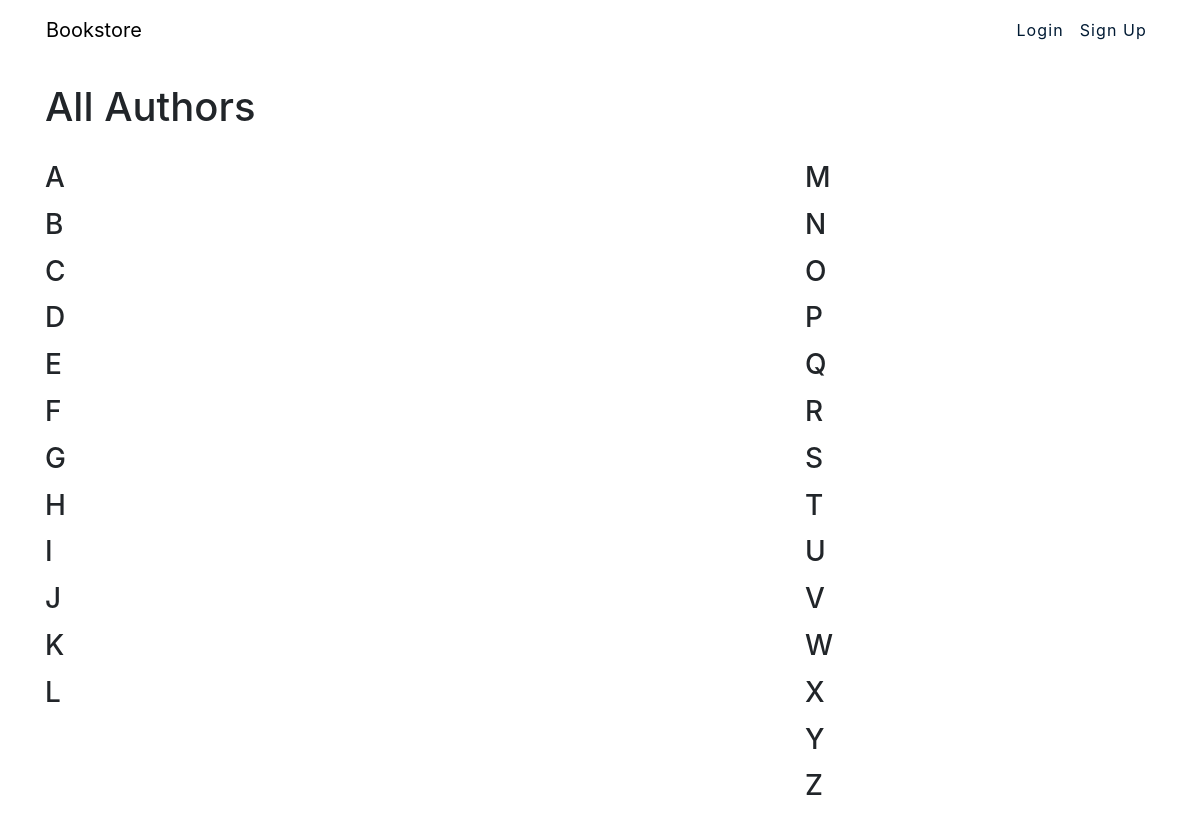
/books/authors/, run on an earlier commit of the app's database.
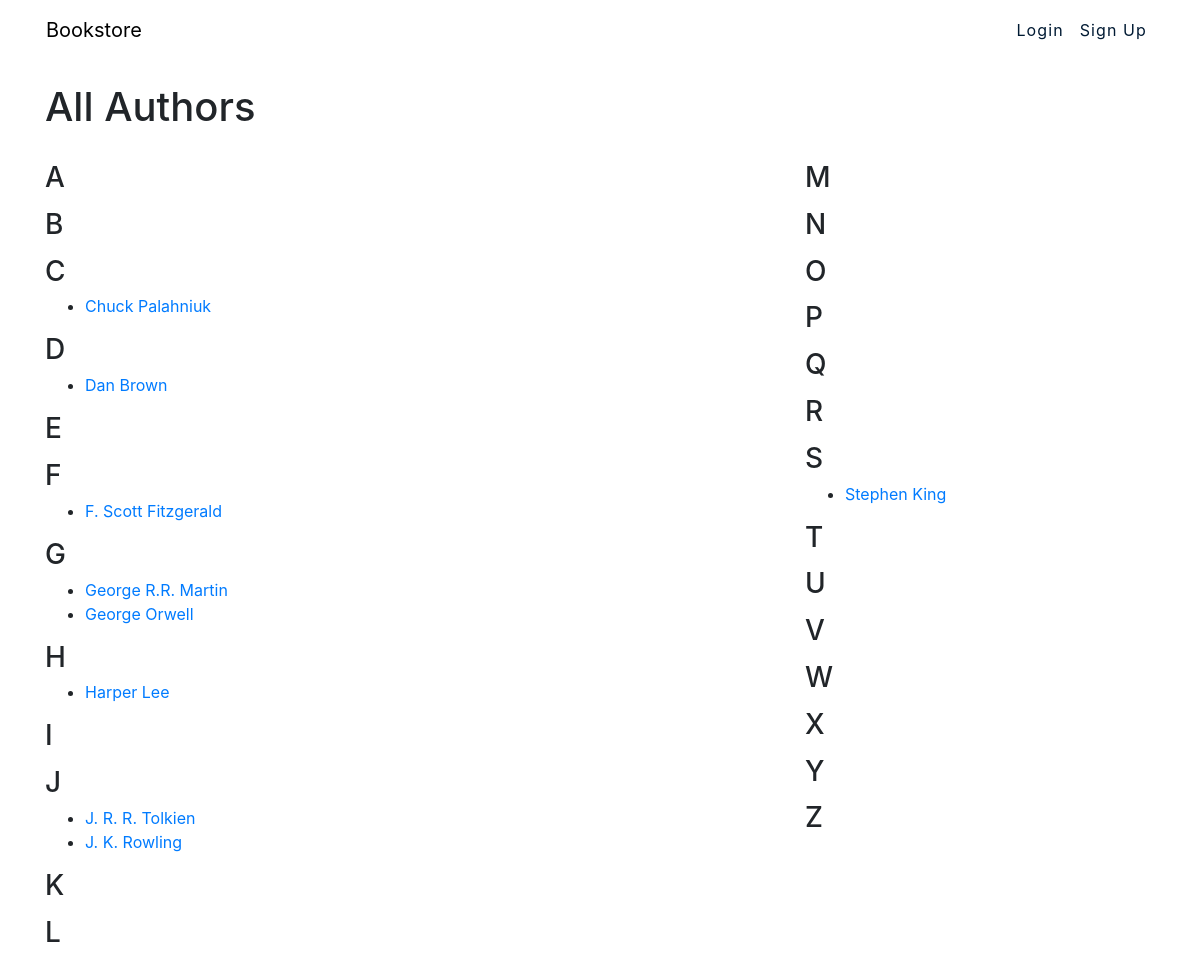
And on a later commit of the database.
### books/models.py (models this page shows, shortened)
class Author(models.Model):
    name = models.CharField(max_length=100)
    bio = models.TextField()

### books/views.py (the view)
class AllAuthorsView(generic.TemplateView):
    template_name = 'book_author_list.html'
    def get_context_data(self, **kwargs):
        context = super(AllAuthorsView, self).get_context_data(**kwargs)
        context['a'] = Author.objects.filter(name__startswith="A")
        context['b'] = Author.objects.filter(name__startswith="B")
        context['c'] = Author.objects.filter(name__startswith="C")
        context['d'] = Author.objects.filter(name__startswith="D")
        context['e'] = Author.objects.filter(name__startswith="E")
        context['f'] = Author.objects.filter(name__startswith="F")
        context['g'] = Author.objects.filter(name__startswith="G")
        context['h'] = Author.objects.filter(name__startswith="H")
        context['i'] = Author.objects.filter(name__startswith="I")
        context['j'] = Author.objects.filter(name__startswith="J")
        context['k'] = Author.objects.filter(name__startswith="K")
        context['l'] = Author.objects.filter(name__startswith="L")
        context['m'] = Author.objects.filter(name__startswith="M")
        context['n'] = Author.objects.filter(name__startswith="N")
        context['o'] = Author.objects.filter(name__startswith="O")
        context['p'] = Author.objects.filter(name__startswith="P")
        context['q'] = Author.objects.filter(name__startswith="Q")
        context['r'] = Author.objects.filter(name__startswith="R")
        context['s'] = Author.objects.filter(name__startswith="S")
        context['t'] = Author.objects.filter(name__startswith="T")
        context['u'] = Author.objects.filter(name__startswith="U")
        context['v'] = Author.objects.filter(name__startswith="V")
        context['w'] = Author.objects.filter(name__startswith="W")
        context['x'] = Author.objects.filter(name__startswith="X")
        context['y'] = Author.objects.filter(name__startswith="Y")
        context['z'] = Author.objects.filter(name__startswith="Z")
        return context

### books/templates/book_author_list.html (shortened to what this page needs)
{% extends "layout.html" %}
{% load static %}
{% block content %}
    <div class="container">
      <h1 class="mb-6" style="padding-top: 25px;">All Authors</h1>
        <div class="row authors-content justify-content-center"  style="padding-top: 25px; padding-bottom: 50px;">
            <div class="col-8">
                <div id="A">
                    <h3>A</h3>
                </div>
                <div id="B">
                    <h3>B</h3>
                </div>
                <div id="C">
                    <h3>C</h3>
                    <ul>
                        {% for author in c %}
                            <li><a href="/books/author/{{ author.id }}/">{{ author.name }}</a></li>
                        {% endfor %}
                    </ul>
                </div>
                <div id="D">
                    <h3>D</h3>
                    <ul>
                        {% for author in d %}
                            <li><a href="/books/author/{{ author.id }}/">{{ author.name }}</a></li>
                        {% endfor %}
                    </ul>
                </div>
                <div id="E">
                    <h3>E</h3>
                </div>
                <div id="F">
                    <h3>F</h3>
                    <ul>
                        {% for author in f %}
                            <li><a href="/books/author/{{ author.id }}/">{{ author.name }}</a></li>
                        {% endfor %}
                    </ul>
                </div>
                <div id="G">
                    <h3>G</h3>
                    <ul>
                        {% for author in g %}
                            <li><a href="/books/author/{{ author.id }}/">{{ author.name }}</a></li>
                        {% endfor %}
                    </ul>
                </div>
                <div id="H">
                    <h3>H</h3>
                    <ul>
                        {% for author in h %}
                            <li><a href="/books/author/{{ author.id }}/">{{ author.name }}</a></li>
                        {% endfor %}
                    </ul>
                </div>
                <div id="I">
                    <h3>I</h3>
                </div>
                <div id="J">
                    <h3>J</h3>
                    <ul>
                        {% for author in j %}
                            <li><a href="/books/author/{{ author.id }}/">{{ author.name }}</a></li>
                        {% endfor %}
                    </ul>
                </div>
                <div id="K">
                    <h3>K</h3>
                </div>
                <div id="L">
                    <h3>L</h3>
                </div>
            </div>
            <div class="col-xs-6 col-sm-4 col-sm-offset-2">
                <div id="M">
                    <h3>M</h3>
                </div>
                <div id="N">
                    <h3>N</h3>
                </div>
                <div id="O">
                    <h3>O</h3>
                </div>
                <div id="P">
                    <h3>P</h3>
                </div>
                <div id="Q">
                    <h3>Q</h3>
                </div>
                <div id="R">
                    <h3>R</h3>
                </div>
                <div id="S">
                    <h3>S</h3>
                    <ul>
                        {% for author in s %}
                            <li><a href="/books/author/{{ author.id }}/">{{ author.name }}</a></li>
                        {% endfor %}
                    </ul>
                </div>
                <div id="T">
                    <h3>T</h3>
                </div>
                <div id="U">
                    <h3>U</h3>
                </div>
                <div id="V">
                    <h3>V</h3>
                </div>
                <div id="W">
                    <h3>W</h3>
                </div>
                <div id="X">
                    <h3>X</h3>
                </div>
                <div id="Y">
                    <h3>Y</h3>
                </div>
                <div id="Z">
                    <h3>Z</h3>
                </div>
            </div>
        </div>
    </div>
{% endblock %}

### templates/layout.html (shortened to what this page needs)
{% load static %}
<!DOCTYPE html>
<html>
  <head>
    <link rel="stylesheet" href="{% static 'css/bootstrap.min.css' %}" />
    <link rel="stylesheet" href="https://maxcdn.bootstrapcdn.com/font-awesome/4.7.0/css/font-awesome.min.css" />
    <link rel="stylesheet" href="{% static 'css/styles.css' %}" />
  </head>
  <body class="bg-faded">
    <nav id="topNav" class="navbar sticky-top navbar-expand-sm">
        <div class="container">
            <a class="navbar-brand page-scroll" href="{% url 'home' %}">Bookstore</a>
            <div class="collapse navbar-collapse" id="collapsingNavbar">
                <ul class="nav navbar-nav ml-auto">
                    {% if not user.is_authenticated %}
                    <li class="nav-item">
                        <a class="nav-link" style="padding-left: 15px;" href="{% url 'users:login' %}">Login</a>
                    </li>
                    <li class="nav-item">
                        <a class="nav-link" href="{% url 'users:signup' %}">Sign Up</a>
                    </li>
                    {% endif %}
                </ul>
            </div>
        </div>
    </nav>
	{% block content %}
    {% endblock %}
  </body>
</html>

### assets/css/styles.css (style rules this page uses)
@media (min-width:48em) { .navbar { border-color: transparent; background-color: #fff; min-height: 60px; } }
@media (min-width:48em) { .navbar-brand { color: #000000; float: left; padding-left: 1px; } }
@media (min-width:48em) { .navbar .navbar-nav > li > a, .navbar .navbar-nav> li > a:focus { color: #001A33; letter-spacing: 1.1px; } }

What changed in the data, as far as the page shows it:
added Author: name "Chuck Palahniuk", shown under "C"
added Author: name "Dan Brown", shown under "D"
added Author: name "F. Scott Fitzgerald", shown under "F"
added Author: name "George R.R. Martin", shown under "G"
added Author: name "George Orwell", shown under "G"
added Author: name "Harper Lee", shown under "H"
added Author: name "J. R. R. Tolkien", shown under "J"
added Author: name "J. K. Rowling", shown under "J"
now on this page (row edited): Author: name "Stephen King", shown under "S"
